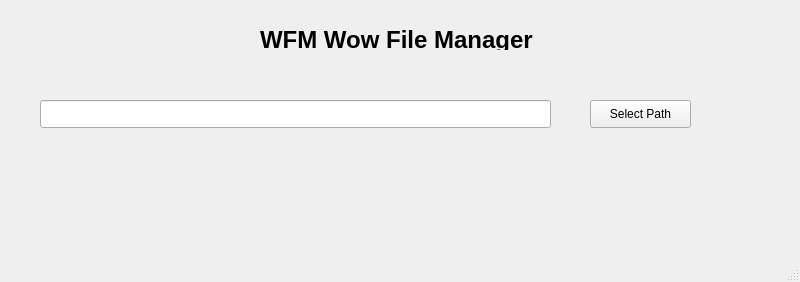
<?xml version="1.0" encoding="UTF-8"?>
<ui version="4.0">
 <class>MainWindow</class>
 <widget class="QMainWindow" name="MainWindow">
  <property name="geometry">
   <rect>
    <x>0</x>
    <y>0</y>
    <width>800</width>
    <height>282</height>
   </rect>
  </property>
  <property name="windowTitle">
   <string>MainWindow</string>
  </property>
  <widget class="QWidget" name="centralwidget">
   <widget class="QPushButton" name="selectFolderButton">
    <property name="geometry">
     <rect>
      <x>590</x>
      <y>100</y>
      <width>101</width>
      <height>28</height>
     </rect>
    </property>
    <property name="text">
     <string>Select Path</string>
    </property>
   </widget>
   <widget class="QLineEdit" name="lineEdit">
    <property name="geometry">
     <rect>
      <x>40</x>
      <y>100</y>
      <width>511</width>
      <height>28</height>
     </rect>
    </property>
    <property name="readOnly">
     <bool>true</bool>
    </property>
   </widget>
   <widget class="QLabel" name="label">
    <property name="geometry">
     <rect>
      <x>260</x>
      <y>30</y>
      <width>301</width>
      <height>20</height>
     </rect>
    </property>
    <property name="font">
     <font>
      <pointsize>18</pointsize>
      <bold>true</bold>
     </font>
    </property>
    <property name="text">
     <string>WFM Wow File Manager</string>
    </property>
   </widget>
  </widget>
  <widget class="QMenuBar" name="menubar">
   <property name="geometry">
    <rect>
     <x>0</x>
     <y>0</y>
     <width>800</width>
     <height>25</height>
    </rect>
   </property>
  </widget>
  <widget class="QStatusBar" name="statusbar"/>
 </widget>
 <resources/>
 <connections/>
</ui>
